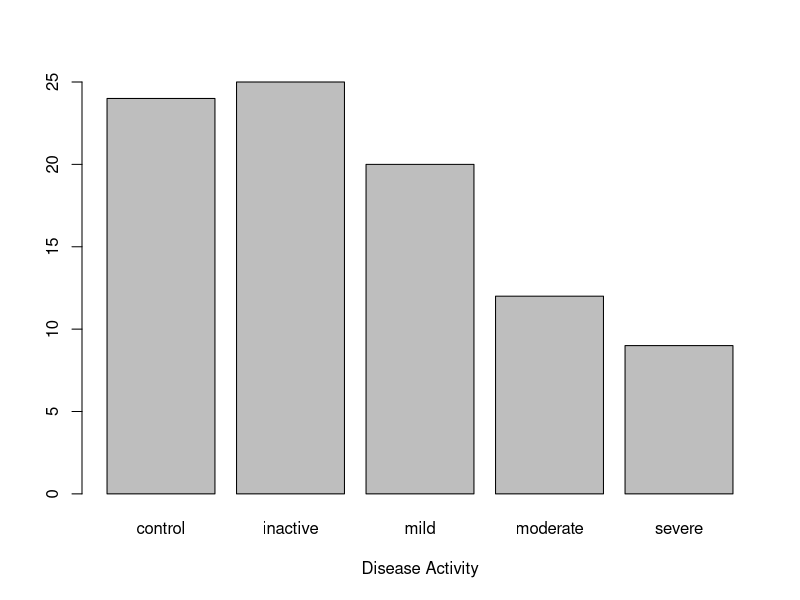
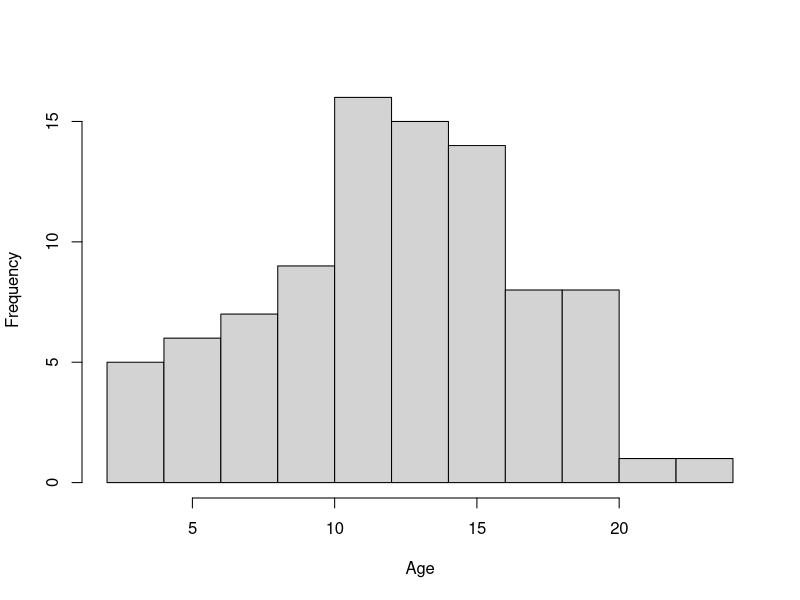
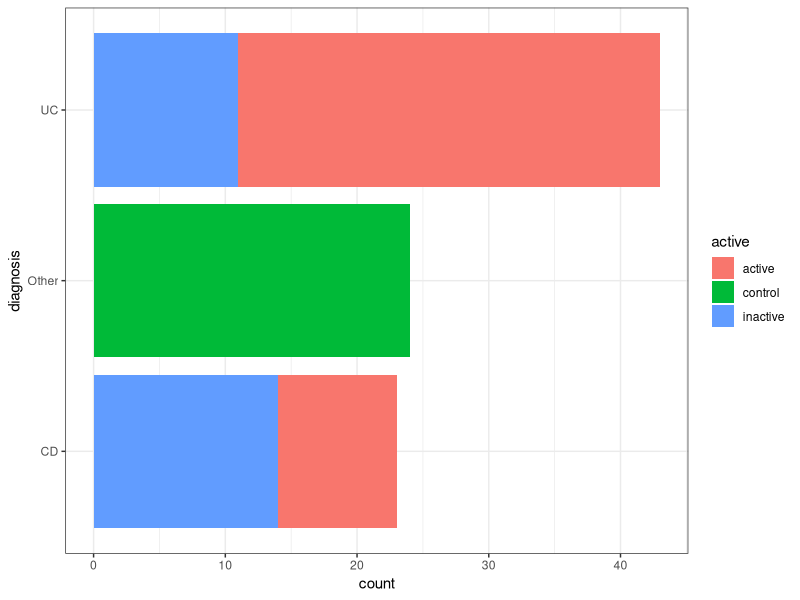
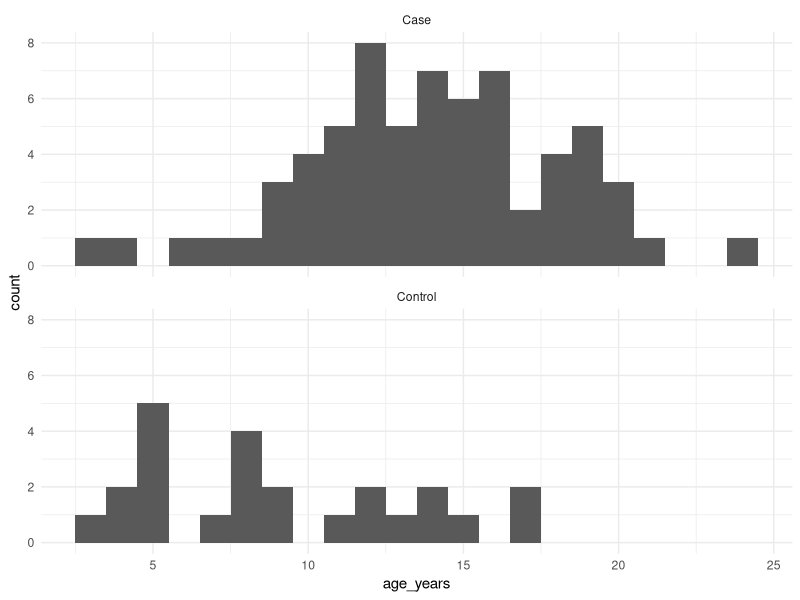
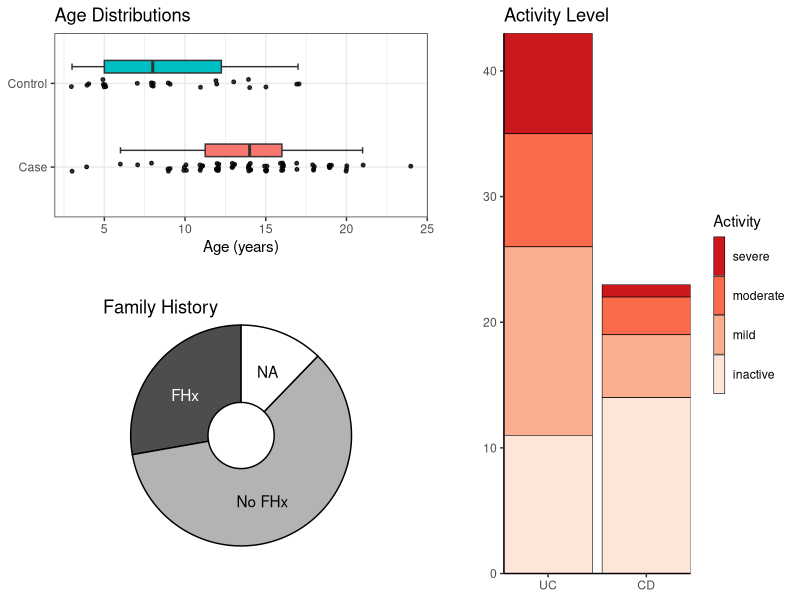
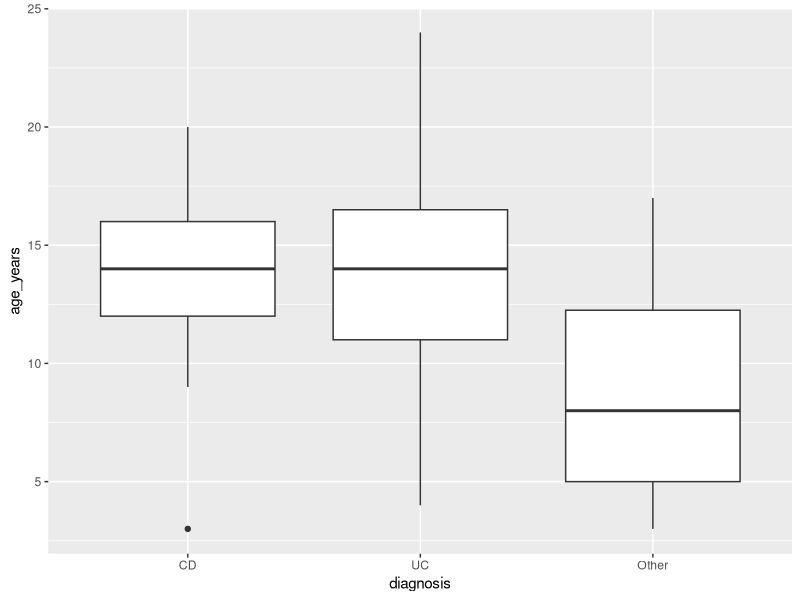
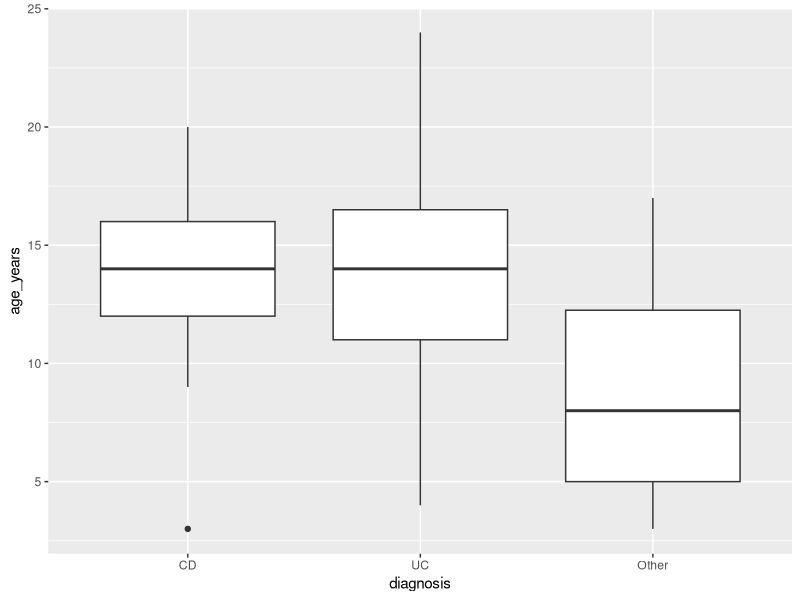

Here is the R script that generated these plots, in order: (Note: this script raises an error after producing the figures.)
## ---- chunk 1
# write code in "chunks" (and comments too, using the # symbol)
print("Hello World")
## ---- chunk 2
# `readxl` is for reading data from Excel files
library(readxl)
# `writexl` is for writing data to a new Excel file, we'll use this at the end.
library(writexl)
## ---- chunk 3
# the `here` package makes specifying file locations easier
library(here)
## ---- chunk 4
# `tidyverse` is a collection of several packages (dplyr, ggplot2, and others)
library(tidyverse)
## ---- chunk 5
# give your objects short but informative names!
meta <- read_excel(path = here("data/papa2012/papa2012_metadata.xlsx"), na = "NA")
meds <- read_excel(here("data/papa2012/papa2012_metadata.xlsx"), sheet = "treatment")
## ---- chunk 6
# this will work anywhere! (anywhere that the project folder is moved or copied)
meta <- read_excel(path = here("data/papa2012/papa2012_metadata.xlsx"), na = "NA")
## ---- chunk 7
meta
## ---- chunk 8
example_df <- data.frame(alphabet = LETTERS, numbers = 1:26)
## ---- chunk 9
example_tbl <- as_tibble(example_df)
example_tbl
## ---- chunk 10
table(meta$family_history, useNA = "ifany")
## ---- chunk 11
table(meta$age_years, useNA = "ifany")
## ---- chunk 12
meta %>% count(diagnosis)
## ---- chunk 13
meta %>% count(family_history, diagnosis)
## ---- chunk 14
meta %>% summarise(age_mean = mean(age_years), age_sd = sd(age_years))
## ---- chunk 15
meta %>% summarise(age_mean = mean(age_years), age_sd = sd(age_years), .by = diagnosis)
## ---- chunk 16
#| fig-width: 6
#| fig-height: 3
meta$activity %>%
  table() %>%
  barplot(xlab = "Disease Activity")
## ---- chunk 17
#| fig-width: 6
#| fig-height: 3
meta$age_years %>% hist(breaks = 10, main = NULL, xlab = "Age")
## ---- chunk 18
#| fig-width: 8
#| fig-height: 3
ggplot(meta) +
  geom_bar(aes(y = diagnosis, fill = active)) +
  theme_bw()
## ---- chunk 19
#| fig-width: 6
#| fig-height: 3
ggplot(meta) +
  geom_histogram(aes(age_years), binwidth = 1) +
  facet_wrap(~case_control, ncol = 1) +
  theme_minimal()
## ---- chunk 20
#| code-fold: true
#| warning: false
#| fig-width: 8
#| fig-height: 6
library(patchwork)

plot_list <- list()

# age boxplot
plot_list$box <- meta %>%
  ggplot(aes(y = case_control, x = age_years)) +
  geom_boxplot(
    mapping = aes(fill = case_control),
    width = 0.15, staplewidth = 0.5, outliers = FALSE,
    position = position_nudge(y = 0.2),
    show.legend = FALSE
  ) +
  geom_jitter(height = 0.05, width = 0.1, alpha = 0.8, size = 1) +
  labs(y = NULL, x = "Age (years)", title = "Age Distributions") +
  theme_bw() +
  theme(plot.margin = margin(b = 20, r = 20))

# plot_list$box

# family history piechart
plot_list$pie <- meta %>%
  ggplot(aes(y = 1, fill = family_history)) +
  geom_bar(position = "stack", colour = "black") +
  scale_fill_manual(
    values = c(fhx = "grey30", nofhx = "grey70"),
    na.value = "white", guide = "none"
  ) +
  annotate("text", x = I(pi / 8), y = I(0.25), label = "NA") +
  annotate("text", x = I(0.9 * pi), y = I(0.25), label = "No FHx") +
  annotate("text", x = I(1.7 * pi), y = I(0.25), label = "FHx", colour = "white") +
  labs(tag = "Family History") +
  labs(x = NULL, y = NULL) +
  coord_radial(expand = FALSE, inner.radius = 0.3) +
  theme_void() +
  theme(plot.tag.location = "panel", plot.margin = margin(t = 10))

# plot_list$pie

# activity barchart
plot_list$bar <- meta %>%
  ggplot(aes(
    x = diagnosis,
    fill = factor(activity, c("severe", "moderate", "mild", "inactive"))
  )) +
  geom_bar(colour = "black", linewidth = 0.2) +
  scale_x_discrete(limits = c("UC", "CD")) +
  scale_fill_brewer(name = "Activity", palette = "Reds", direction = -1) +
  labs(title = "Activity Level", x = NULL, y = NULL) +
  coord_cartesian(ylim = c(0, NA), expand = FALSE) +
  theme_classic() +
  theme(
    plot.margin = margin(l = 20),
    legend.key.height = unit(1, "cm"), legend.key.width = unit(3, "mm")
  )

# plot_list$bar

# assemble with patchwork
wrap_plots(
  A = plot_list$box, C = plot_list$bar,
  B = plot_list$pie, guides = "collect",
  design =
    "AAC
 AAC
 BBC
 BBC
 BBC"
)
## ---- chunk 21
meta
## ---- chunk 22
meds
## ---- chunk 23
all_meta <- left_join(meta, meds)
## ---- chunk 24
# this should do the same thing as the natural join shown above
all_meta <- left_join(meta, meds, by = join_by(ID, diagnosis))
## ---- chunk 25
# create a logical variable, TRUE if patient has family history of IBD
all_meta$ibd_fhx <- all_meta$family_history == "fhx"

# always check the result is what you expected!
all_meta[, c("ID", "family_history", "ibd_fhx")]
## ---- chunk 26
# this is equivalent to the previous block
all_meta <- all_meta %>% mutate(ibd_fhx = family_history == "fhx")

# check the result again
all_meta %>% select(ID, family_history, ibd_fhx)
## ---- chunk 27
#| fig-width: 6
#| fig-height: 3

all_meta %>%
  mutate(diagnosis = factor(diagnosis, levels = c("CD", "UC", "Other"))) %>%
  ggplot(aes(diagnosis, age_years)) +
  geom_boxplot()
## ---- chunk 28
class(all_meta$diagnosis) # no persistent changes, diagnosis is still character!
## ---- chunk 29
#| fig-width: 6
#| fig-height: 3
all_meta <- all_meta %>% mutate(diagnosis = factor(diagnosis, c("CD", "UC", "Other")))
all_meta %>% ggplot(aes(diagnosis, age_years)) +
  geom_boxplot()
## ---- chunk 30
class(all_meta$diagnosis)
## ---- chunk 31
table(all_meta$medication, useNA = "if")
table(all_meta$immunosuppression_level, useNA = "if")
## ---- chunk 32
all_meta <- all_meta %>% mutate(
  medication = if_else(case_control == "Control", true = "none", false = medication),
  immunosuppression_level = if_else(case_control == "Control", true = "none", false = immunosuppression_level)
)

# check the result!
all_meta %>% select(ID, case_control, medication, immunosuppression_level)
## ---- chunk 33
all_meta <- all_meta %>% mutate(
  abx = str_detect(medication, "abx"),
  steroids = str_detect(medication, "steroids"),
  imsp_other = str_detect(medication, "imsp"),
  imsp_any = steroids | imsp_other
)

# check the result!
# all_meta %>% select(case_control, medication, abx, steroids, imsp_other, imsp_any)
## ---- chunk 34
all_meta <- all_meta %>% mutate(
  diagnosis = factor(diagnosis, c("Other", "CD", "UC")),
  active = factor(active, c("control", "inactive", "active")),
  activity = factor(activity, c("control", "inactive", "mild", "moderate", "severe"))
)

# you do the same for immunosuppression_level! don't forget to check the result
## ---- chunk 35
#| include: false
all_meta <- all_meta %>% mutate(
  immunosuppression_level = factor(x = immunosuppression_level, c(
    "none", "level0", "level1", "level2", "level3", "level4"
  ))
)
## ---- chunk 36
output_path <- here("data", "papa2012", "processed")
dir.create(output_path)
## ---- chunk 37
write_xlsx(all_meta, here(output_path, "all_metadata.xlsx"))
## ---- chunk 38
write_csv(all_meta, here(output_path, "all_metadata.csv"))
## ---- chunk 39
saveRDS(all_meta, here(output_path, "all_metadata.rds"))
## ---- chunk 40
sessioninfo::session_info()
